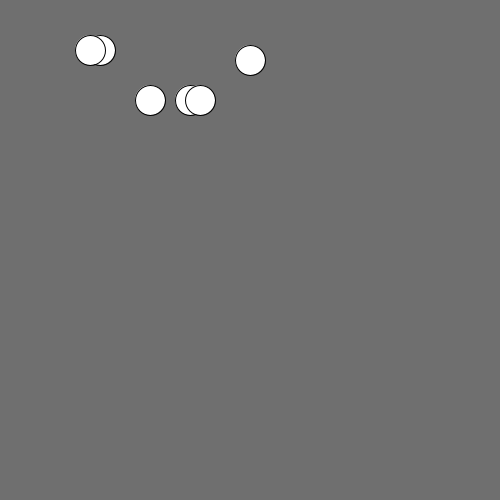
Frame 1 (no input)
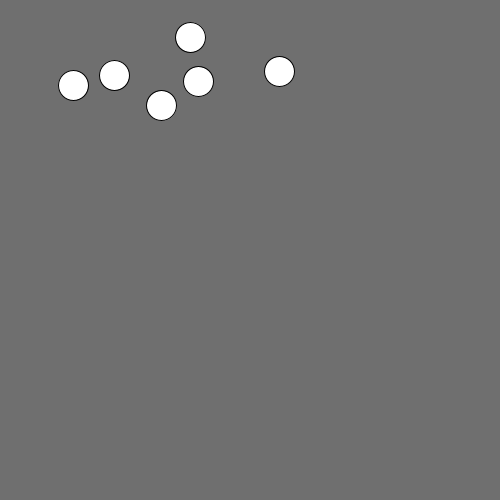
Frame 60 (the mouse pressed at the canvas centre just before this capture)
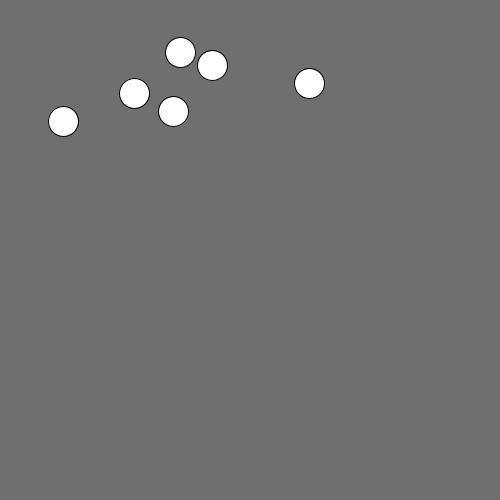
Frame 120 (the mouse held since frame 60 and released just before this capture)

The Processing sketch that drew these frames (run headless with seeded random() and noise(); from frame 60 on, the mouse is pressed at the canvas centre):

// Processing sketch: experimental
// ── experimental.pde
ArrayList<Particle> particles=new ArrayList<Particle>();
PVector attractionCoordinate;
 // short and quick definition

int timer=0;
 

int targetIndex;

void setup() {
  size(500,500);
  background(111);
  
  
  
  particles.add( new Particle (100, 50));
  particles.get(0).setVelocity(0,0.5);
  particles.get(0).mass=2;
  particles.get(0).radius=15;
  
  particles.add( new Particle (190, 100)); 
  particles.get(1).setVelocity(0.1,-0.5);
  particles.get(1).mass=5;
  particles.get(1).radius=15;
  
  particles.add( new Particle (150, 100));
  particles.get(2).setVelocity(0.2,0.1);
   particles.get(2).mass=1;
  particles.get(2).radius=15;
  
  particles.add( new Particle (200, 100));
  particles.get(3).setVelocity(0.5,0.2);
  particles.get(3).radius=15;
  
  particles.add( new Particle (90, 50));
  particles.get(4).setVelocity(0.5,0.2);
  particles.get(4).radius=15;
  
  particles.add( new Particle (250, 60));
  particles.get(5).setVelocity(0.5,0.2);
  particles.get(5).radius=15;

  strokeWeight(1);
  
  
  targetIndex=(int)random(particles.size());
  attractionCoordinate=particles.get(targetIndex).location;
  
}
 
 
void draw() {
  timer++;
  if(timer>1000){
    assignIndex();
    timer=0;
  }
  PVector attractionCoordinate=particles.get(targetIndex).location;
  particles.get(targetIndex).acceleration.setMag(20);
  background(111);
  for(int i=0;i<particles.size();i++){
    particles.get(i).display() ;
    particles.get(i).addForce(World.gravity);

    
    PVector refPos=particles.get(i).location;
    if(dist(attractionCoordinate.x,attractionCoordinate.y,particles.get(i).location.x,particles.get(i).location.y)>150&&i!=targetIndex){
       attractionCoordinate=particles.get(targetIndex).location;
       particles.get(i).acceleration=PVector.sub(attractionCoordinate,refPos).setMag(0.1);
       particles.get(i).velocity.setMag(1);
    }
    else{
      particles.get(i).acceleration.setMag(0);
    }
    for(int j=0;j<particles.size();j++){
      if(i!=j){
        particles.get(i).checkParticleCollision(particles.get(j));
        
      }
    }
  }
  
}
void assignIndex(){
  targetIndex=(int)random(particles.size()); 
  println(targetIndex);
}

// ── Class_Particle.pde
class Particle {
  float radius=6f;
  PVector location=new PVector(0,0);
  PVector velocity=new PVector(0,0);
  PVector acceleration;
  float mass=1;
 
  Particle(float x, float y) {  
    // values 

    location = new PVector(x, y);
    velocity = new PVector(0, 0);
    acceleration = new PVector(0, 0);
  }
  void addForce(PVector appliedForce){
    acceleration.add(appliedForce.x/mass,appliedForce.y/mass);
  }
  void display() {
    
    ellipse(location.x,location.y,radius*2,radius*2);
    checkCollision();
    velocity.add(acceleration);
    location.add(velocity);
    acceleration.mult(0);
  }
  void setVelocity(float xVelocity , float yVelocity){
    velocity.set(xVelocity,yVelocity);
  }
  void checkCollision(){

    
    
    if(location.x+radius>width||location.x-radius<1){
      if(location.x+radius>width+1){
        location.x=width-radius;
      }
      if(location.x-radius<-1){
        location.x=radius;
      }
      velocity.set(-velocity.x,velocity.y);
    }
    if(location.y+radius>height||location.y-radius<1){
      if(location.y+radius>height+1){
        location.y=height-radius;
      }
      if(location.y<-1){
        location.y=radius;
      }
      velocity.set(velocity.x,-velocity.y);
    }
  }
  
  void checkParticleCollision(Particle other){
    
    Float dist = location.dist(other.location);
    
    if(dist<radius+other.radius){
      
      Float ui = this.velocity.x;
      Float uj = other.velocity.x;          
      this.velocity.x = (other.mass*(uj-ui) + this.mass*ui + other.mass*uj)/( this.mass + other.mass);
      other.velocity.x = (this.mass*(ui-uj) + this.mass*ui + other.mass*uj)/( this.mass + other.mass);
        
      ui = this.velocity.y;
      uj = other.velocity.y;          
      this.velocity.y = (other.mass*(uj-ui) + this.mass*ui + other.mass*uj)/( this.mass + other.mass);
      other.velocity.y = (this.mass*(ui-uj)+ this.mass*ui + other.mass*uj)/( this.mass + other.mass);

      if(location.x<other.location.x-other.radius+0.1){
        location.x-=(1);
      }
      else if(location.x>other.location.x+other.radius-0.1){
        location.x+=(1);
      }
      if(location.y<other.location.y-other.radius+0.1){
        location.y-=(1);
      }
      else if(location.y>other.location.y+other.radius-0.1){
        location.y+=(1);
      }
     
    }
  }
}

// ── WorldSettings.pde
static class World{
  public static PVector gravity=new PVector(0,0);
}
